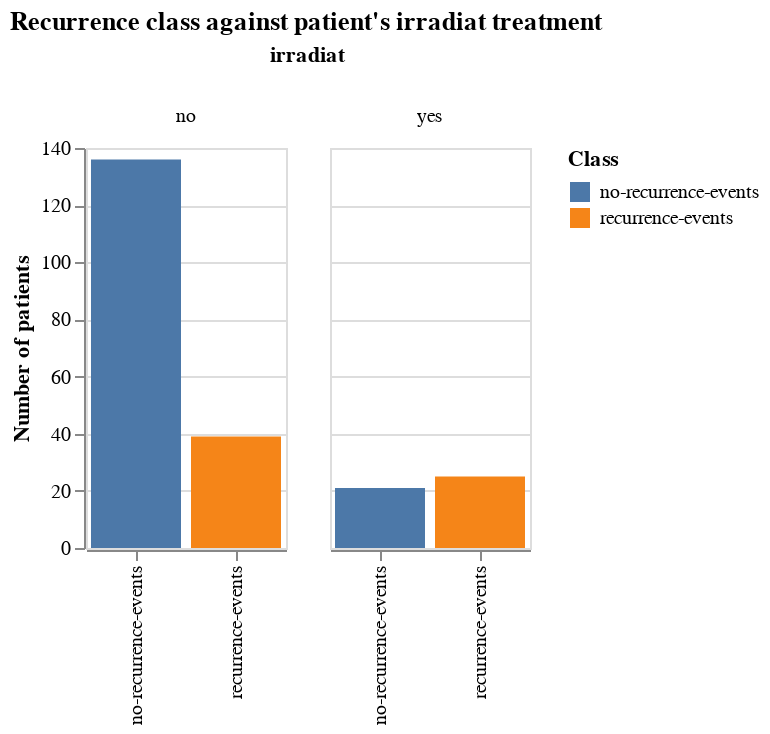

The notebook cell this image was saved under:
### Markdown cell above
> Cancers are more likely to grow on left low and left up position while they are least likely to grow an the central position. Position seems to do nothing with the whether recurrence or not.

### Code cell
plt6

### Figure 1 — Vega-Lite specification as saved in the notebook (floating-point values rounded to 4 significant figures; data arrays with more than 128 entries replaced by an {"elided": "..."} marker saying what was removed)
{"$schema": "https://vega.github.io/schema/vega-lite/v3.4.0.json", "config": {"mark": {"tooltip": null}, "view": {"height": 300, "width": 400}}, "data": {"name": "data-e79d3b330d58e54777007d86cb4c28dd"}, "datasets": {"data-e79d3b330d58e54777007d86cb4c28dd": {"elided": "221 records"}}, "encoding": {"color": {"field": "Class", "type": "nominal"}, "column": {"field": "irradiat", "type": "nominal"}, "x": {"field": "Class", "title": "", "type": "ordinal"}, "y": {"aggregate": "count", "title": "Number of patients", "type": "quantitative"}}, "height": 200, "mark": "bar", "title": "Recurrence class against patient's irradiat treatment", "width": 100}
